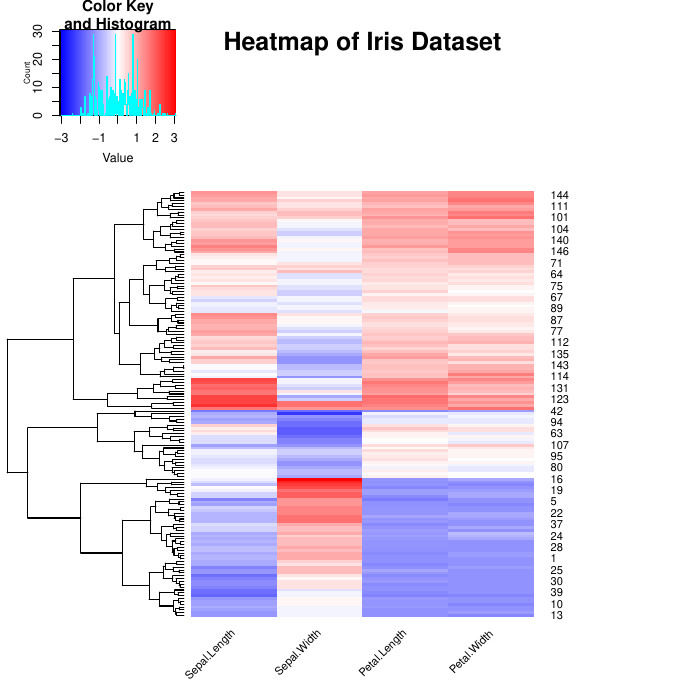

R code for this plot:
# Load necessary libraries
library(gplots)

# Load the iris dataset
data(iris)

# Remove the Species column to only work with numerical data
iris_numerical <- iris[, -5]

# Scaling the data can provide better visualization in heatmaps
scaled_data <- scale(iris_numerical)

# Create the heatmap and save it to PDF
pdf("Heatmap_Iris.pdf")

heatmap.2(scaled_data, 
          main = "Heatmap of Iris Dataset",
          trace="none",
          margin=c(5,10),
          col = colorRampPalette(c("blue", "white", "red"))(255),
          srtCol = 45, # text angle for columns
          dendrogram = "row", # only row side dendrogram
          scale="none", # data is already scaled
          Rowv = TRUE, # reorder rows
          Colv = FALSE, # don't reorder columns
          key = TRUE, # show color key
          keysize = 1.5, # size of color key
          cexRow = 0.8, # font size for rows
          cexCol = 0.8) # font size for columns

dev.off()
